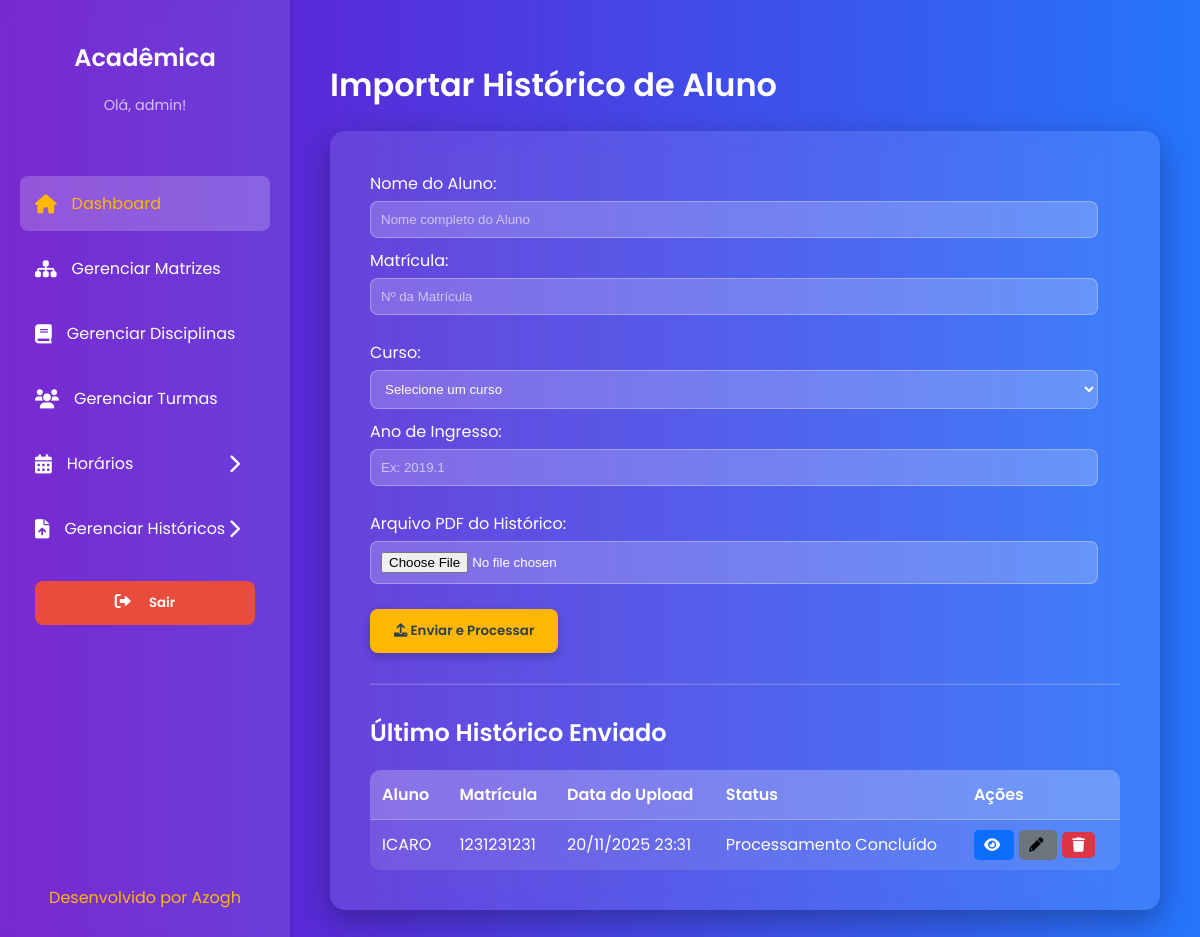
Before: /historicos/ (signed in) with the older database file.
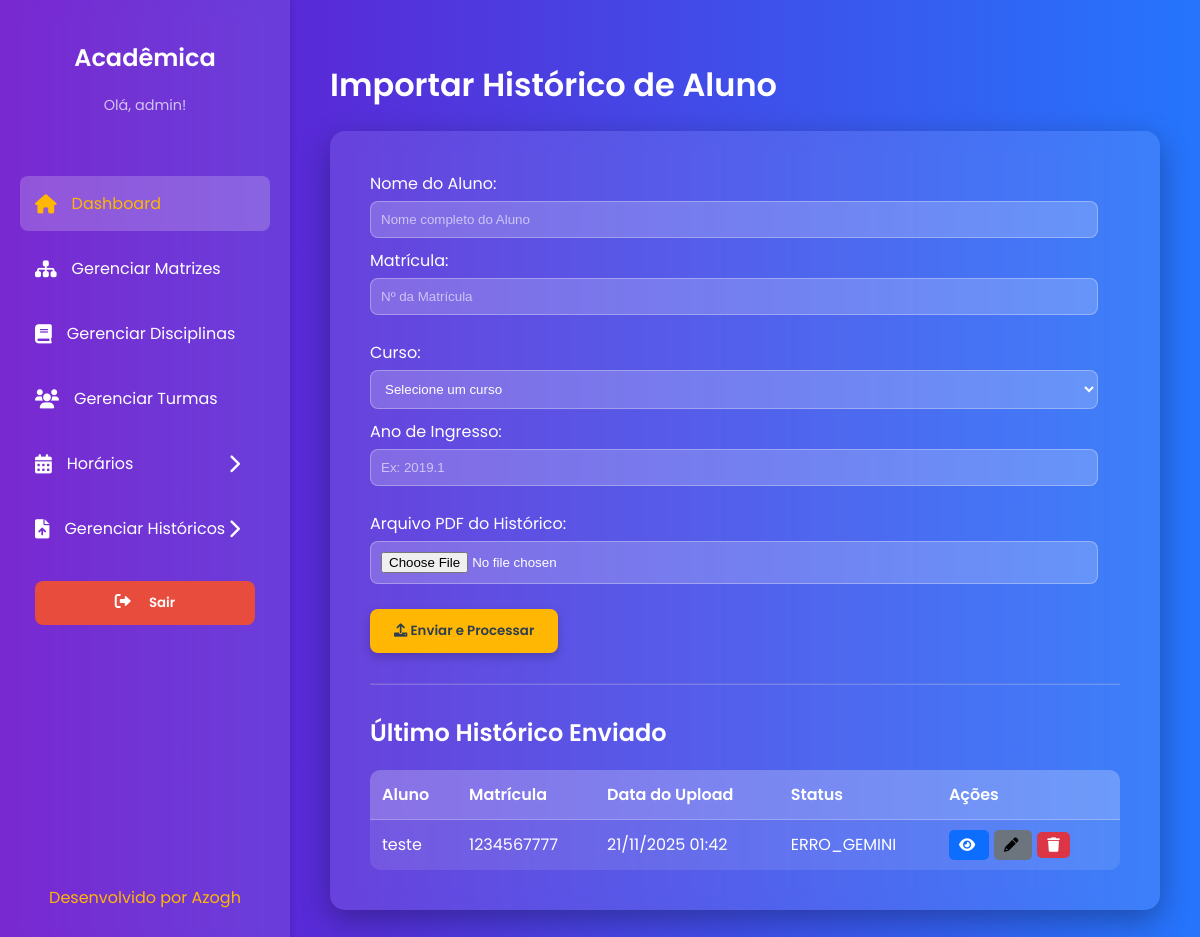
After: the same page with the newer database file.
### upload/models.py (models this page shows, shortened)
class Historico(models.Model):
    STATUS_CHOICES = [
        ('PENDENTE', 'Processamento Pendente'),
        ('CONCLUIDO', 'Processamento Concluído'),
        ('ERRO', 'Erro no Processamento'),
    ]
    aluno = models.ForeignKey(
        Aluno,
        on_delete=models.CASCADE,
        verbose_name="Aluno",
        related_name='historicos' # Permite consultar facilmente historicos do aluno
    )
    usuario = models.ForeignKey(
        Usuario,
        on_delete=models.SET_NULL, # Mantém o histórico mesmo que o coordenador seja excluído
        null=True,
        verbose_name="Coordenador Responsável"
    )
    data_upload = models.DateTimeField(
        auto_now_add=True,
        verbose_name="Data de Upload"
    )
    status = models.CharField(
        max_length=20,
        choices=STATUS_CHOICES,
        default='PENDENTE',
        verbose_name="Status de Processamento"
    )
    arquivo_original = models.FileField(
        upload_to='historicos/',
        null=True,
        blank=True,
        verbose_name="Arquivo PDF Original"
    )
    class Meta:
        db_table = 'HISTORICO'
        verbose_name = "Histórico Escolar"
        verbose_name_plural = "Históricos Escolares"

class Aluno(models.Model):
    nome = models.CharField(max_length=100)
    matricula = models.CharField(max_length=10, unique=True)
    curso = models.CharField(max_length=100, verbose_name="Curso de Ingresso")
    ano_ingresso = models.CharField(max_length=6, verbose_name="Ano de Ingresso")
    class Meta:
        db_table = 'ALUNO'
        verbose_name = "Aluno"
        verbose_name_plural = "Alunos"

### upload/views.py (the view)
# urls.py: path('historicos/', views.importar_historico, name='importar_historico'),
@login_required
def importar_historico(request):
    ultimo_historico = Historico.objects.select_related('aluno').order_by('-data_upload').first()
    return render(request, 'upload/importar_historico.html', {
        'ultimo_historico': ultimo_historico, # Passamos apenas o último
        'form': HistoricoUploadForm(),
    })

### upload/forms.py (shortened to what this page needs)
class HistoricoUploadForm(forms.Form):
    nome = forms.CharField(
        max_length=100,
        widget=forms.TextInput(attrs={'placeholder': 'Nome completo do Aluno', 'class': 'form-control'})
    )
    matricula = forms.CharField(
        max_length=10,
        widget=forms.TextInput(attrs={'placeholder': 'Nº da Matrícula', 'class': 'form-control'})
    )
    curso = forms.ChoiceField(
        choices=CURSO_CHOICES, # Usa a lista estática que definimos acima
        widget=forms.Select(attrs={'class': 'form-control'})
    )
    ano_ingresso = forms.CharField(
        max_length=6,
        widget=forms.TextInput(attrs={'placeholder': 'Ex: 2019.1', 'class': 'form-control'})
    )
    pdf_file = forms.FileField(
        label="Arquivo PDF do Histórico",
        widget=forms.FileInput(attrs={'class': 'form-control'})
    )

### upload/templates/upload/importar_historico.html (shortened to what this page needs)
{% extends 'core/base.html' %}
{% load static %}{% block title %}Importar Histórico{% endblock %}
{% block page_title %}Importar Histórico de Aluno{% endblock %}
{% block content %}
<form id="uploadForm" class="form-container" method="post" enctype="multipart/form-data"
      data-url="{% url 'upload:importar_historico_action' %}">
    <div class="form-row">
        <div class="form-group">
            <label for="{{ form.nome.id_for_label }}">Nome do Aluno:</label>
            {{ form.nome }}
        </div>
        <div class="form-group">
            <label for="{{ form.matricula.id_for_label }}">Matrícula:</label>
            {{ form.matricula }}
        </div>
    </div>
    <div class="form-row">
        <div class="form-group">
            <label for="{{ form.curso.id_for_label }}">Curso:</label>
            {{ form.curso }}
        </div>
        <div class="form-group">
            <label for="{{ form.ano_ingresso.id_for_label }}">Ano de Ingresso:</label>
            {{ form.ano_ingresso }}
        </div>
    </div>
    <div class="form-row">
        <div class="form-group" style="flex-grow: 1;">
            <label for="{{ form.pdf_file.id_for_label }}">Arquivo PDF do Histórico:</label>
            {{ form.pdf_file }}
        </div>
    </div>
    <div class="button-group">
        <button type="submit" class="cta-button">
            <i class="fas fa-upload"></i> Enviar e Processar
        </button>
    </div>
</form>
<hr style="margin: 30px 0; border-color: rgba(255, 255, 255, 0.2);">
<h2 style="text-align: left; font-size: 1.5em; margin-bottom: 20px;">Último Histórico Enviado</h2>
{% if ultimo_historico %}
    <table>
        <thead>
            <tr>
                <th>Aluno</th>
                <th>Matrícula</th>
                <th>Data do Upload</th>
                <th>Status</th>
                <th>Ações</th>
            </tr>
        </thead>
        <tbody>
            <tr>
                <td>{{ ultimo_historico.aluno.nome }}</td>
                <td>{{ ultimo_historico.aluno.matricula }}</td>
                <td>{{ ultimo_historico.data_upload|date:"d/m/Y H:i" }}</td>
                <td>
                    <span class="status-badge
                        {% if ultimo_historico.status == 'CONCLUIDO' %}status-concluido
                        {% elif ultimo_historico.status == 'PENDENTE' %}status-pendente
                        {% else %}status-erro
                        {% endif %}">
                        {{ ultimo_historico.get_status_display }}
                    </span>
                </td>
                <td class="action-buttons">
                    <a href="{% url 'upload:consultar_historico_detalhe' pk=ultimo_historico.pk %}" class="btn-view" title="Visualizar">
                        <i class="fas fa-eye"></i>
                    </a>
                    <a href="#" class="btn-edit btn-disabled" title="Editar (Em breve)">
                        <i class="fas fa-pencil-alt"></i>
                    </a>
                    <form method="POST" action="{% url 'upload:excluir_historico' pk=ultimo_historico.pk %}" style="display: inline;" onsubmit="return confirm('Tem certeza que deseja excluir este histórico?');">
                        <button type="submit" class="btn-delete" title="Excluir">
                            <i class="fas fa-trash"></i>
                        </button>
                    </form>
                </td>
            </tr>
        </tbody>
    </table>
{% else %}
    <p style="text-align: center; font-size: 1.1em; color: #aaa;">Nenhum histórico foi enviado ainda.</p>
{% endif %}
{% endblock %}

Changed rows visible on the page:
no longer on this page (row unchanged): Historico: aluno.nome "ICARO", aluno.matricula "1231231231", data_upload "20/11/2025 23:31", status "Processamento Concluído"
added Historico: aluno.nome "teste", aluno.matricula "1234567777", data_upload "21/11/2025 01:42", status "ERRO_GEMINI"
